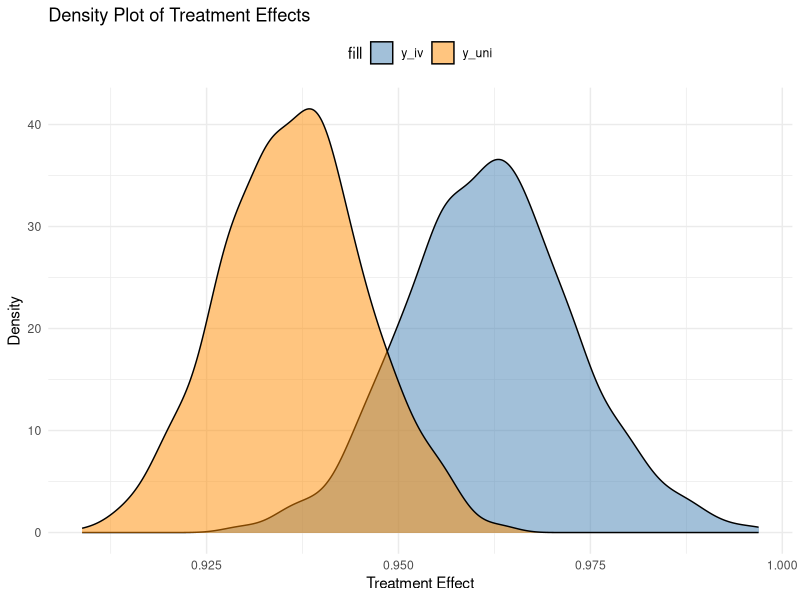

Reproduce this figure in R.
## ---- chunk 1
knitr::opts_chunk$set(echo = TRUE)
## ---- chunk 2

# Load required libraries
library(ggplot2)
library(dplyr)

# Set seed for reproducibility
set.seed(123)

n_resp = 10000
# Generate random treatment variable (1 or 0)
treatment <- rbinom(n = n_resp, size = 1, prob = 0.5)

# Generate random compliance variable (1 or 0)
compliance <- rbinom(n = n_resp, size = 1, prob = 0.2)

treat_compliers = sum()

# Generate y_iv variable
y_iv <- ifelse(treatment == 1 & compliance == 1, 
               rnorm(n = n_resp, mean = 10, sd = 2), 
               rnorm(n = n_resp, mean = 5, sd = 2))

# Calculate the overall mean effect of treatment for y_iv
mean_effect <- mean(y_iv[treatment == 1]) - mean(y_iv[treatment == 0])

# Generate y_uni variable with the same average effect of treatment as y_iv
y_uni <- ifelse(treatment == 1,
                rnorm(n = n_resp, mean = 5 + mean_effect, sd = 2), 
                rnorm(n = n_resp, mean = 5, sd = 2))

# Create a data frame with the simulated data
data <- data.frame(treatment = treatment, compliance = compliance, y_iv = y_iv, y_uni = y_uni)

# Calculate the treatment effect for y_uni
treatment_effect_uni <- mean(data$y_uni[data$treatment == 1]) - mean(data$y_uni[data$treatment == 0])

# Calculate the treatment effect for y_iv
treatment_effect_iv <- mean(data$y_iv[data$treatment == 1]) - mean(data$y_iv[data$treatment == 0])

# Print the treatment effect sizes
cat("Treatment Effect Size (y_uni):", treatment_effect_uni, "\n")
cat("Treatment Effect Size (y_iv):", treatment_effect_iv, "\n")

data %>% 
	group_by(treatment, compliance) %>% 
	summarize(mean(y_iv), mean(y_uni))

summary(lm(y_iv ~ treatment))
summary(lm(y_uni ~ treatment))
## ---- chunk 3

num_simulations <- 1000

# Function to calculate treatment effect
calculate_effect <- function(data, variable) {
  treatment_effect <- mean(data[[variable]][data$treatment == 1]) - mean(data[[variable]][data$treatment == 0])
  return(treatment_effect)
}
# Function to simulate treatment effects
simulate_effects <- function(data, variables) {
  treatment_effects <- lapply(variables, function(variable) {
    replicate(num_simulations, {
      sampled_data <- data[sample(nrow(data), replace = FALSE), ]
      dropped_rows <- sample(nrow(sampled_data), nrow(sampled_data) * 0.05)
      sampled_data <- sampled_data[-dropped_rows, ]
      calculate_effect(sampled_data, variable)
    })
  })
  return(treatment_effects)
}

# Define variables for treatment effects
variables <- c("y_iv", "y_uni")

# Simulate treatment effects for y_iv and y_uni
treatment_effects <- simulate_effects(data, variables)

# Extract treatment effects for y_iv and y_uni
treatment_effects_iv <- treatment_effects[[1]]
treatment_effects_uni <- treatment_effects[[2]]

# Plot histograms of treatment effects side by side
plot_data <- data.frame(Treatment_Effect_IV = treatment_effects_iv, Treatment_Effect_Uni = treatment_effects_uni)

# Plot density of treatment effects with legend
ggplot(plot_data) +
  geom_density(aes(Treatment_Effect_IV, fill = "y_iv"), alpha = 0.5) +
  geom_density(aes(Treatment_Effect_Uni, fill = "y_uni"), alpha = 0.5) +
  labs(x = "Treatment Effect", y = "Density", title = "Density Plot of Treatment Effects") +
  theme_minimal() +
  theme(legend.position = "top") +
  scale_fill_manual(values = c("y_iv" = "steelblue", "y_uni" = "darkorange"),
                    labels = c("y_iv", "y_uni"))


# Calculate the frequency at which y_iv effect is greater than y_uni effect
frequency <- sum(treatment_effects_iv > treatment_effects_uni) / num_simulations
frequency
